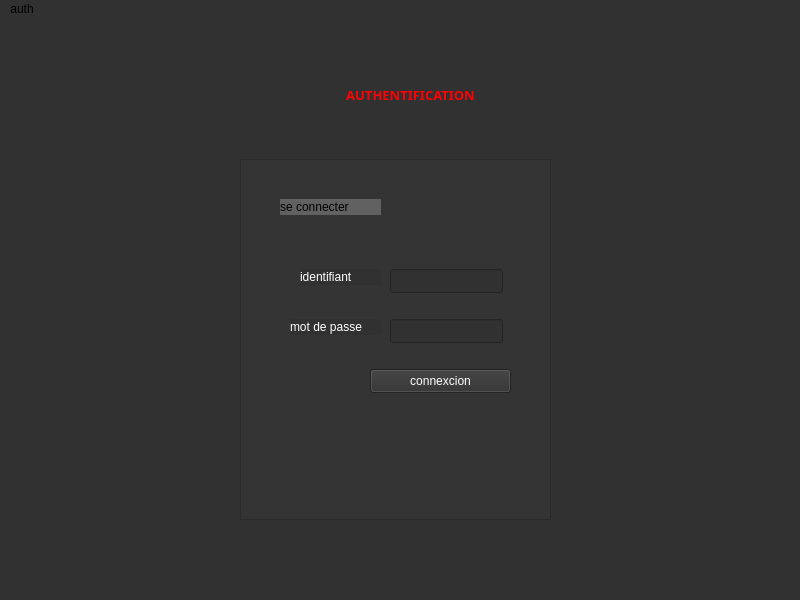
<?xml version="1.0" encoding="UTF-8"?>
<ui version="4.0">
 <class>MainWindow</class>
 <widget class="QMainWindow" name="MainWindow">
  <property name="enabled">
   <bool>true</bool>
  </property>
  <property name="geometry">
   <rect>
    <x>0</x>
    <y>0</y>
    <width>800</width>
    <height>600</height>
   </rect>
  </property>
  <property name="sizePolicy">
   <sizepolicy hsizetype="Fixed" vsizetype="Fixed">
    <horstretch>0</horstretch>
    <verstretch>0</verstretch>
   </sizepolicy>
  </property>
  <property name="maximumSize">
   <size>
    <width>16777</width>
    <height>16777215</height>
   </size>
  </property>
  <property name="cursor">
   <cursorShape>ArrowCursor</cursorShape>
  </property>
  <property name="windowTitle">
   <string>MainWindow</string>
  </property>
  <property name="layoutDirection">
   <enum>Qt::LeftToRight</enum>
  </property>
  <property name="autoFillBackground">
   <bool>false</bool>
  </property>
  <property name="styleSheet">
   <string notr="true">background-color: rgb(49, 49, 49);</string>
  </property>
  <widget class="QWidget" name="widget">
   <widget class="QPushButton" name="pushButton">
    <property name="geometry">
     <rect>
      <x>370</x>
      <y>350</y>
      <width>141</width>
      <height>24</height>
     </rect>
    </property>
    <property name="styleSheet">
     <string notr="true">color: rgb(255, 255, 255);</string>
    </property>
    <property name="text">
     <string>connexcion</string>
    </property>
   </widget>
   <widget class="QLineEdit" name="lineEdit">
    <property name="geometry">
     <rect>
      <x>390</x>
      <y>250</y>
      <width>113</width>
      <height>24</height>
     </rect>
    </property>
    <property name="styleSheet">
     <string notr="true">color: rgb(255, 255, 255);</string>
    </property>
   </widget>
   <widget class="QLineEdit" name="lineEdit_2">
    <property name="geometry">
     <rect>
      <x>390</x>
      <y>300</y>
      <width>113</width>
      <height>24</height>
     </rect>
    </property>
    <property name="styleSheet">
     <string notr="true">color: rgb(255, 255, 255);</string>
    </property>
    <property name="echoMode">
     <enum>QLineEdit::Password</enum>
    </property>
   </widget>
   <widget class="QLabel" name="label">
    <property name="geometry">
     <rect>
      <x>300</x>
      <y>250</y>
      <width>81</width>
      <height>16</height>
     </rect>
    </property>
    <property name="styleSheet">
     <string notr="true">font: 700 italic 10pt &quot;Small Fonts&quot;;
color: rgb(255, 255, 255);</string>
    </property>
    <property name="text">
     <string>identifiant</string>
    </property>
   </widget>
   <widget class="QLabel" name="label_2">
    <property name="geometry">
     <rect>
      <x>290</x>
      <y>300</y>
      <width>91</width>
      <height>16</height>
     </rect>
    </property>
    <property name="styleSheet">
     <string notr="true">font: 700 italic 10pt &quot;Small Fonts&quot;;
color: rgb(255, 255, 255);</string>
    </property>
    <property name="text">
     <string>mot de passe </string>
    </property>
   </widget>
   <widget class="QLabel" name="label_3">
    <property name="geometry">
     <rect>
      <x>280</x>
      <y>180</y>
      <width>101</width>
      <height>16</height>
     </rect>
    </property>
    <property name="styleSheet">
     <string notr="true">background-color: rgba(103, 103, 103,0.9);
color: rgb(0, 0, 0);</string>
    </property>
    <property name="text">
     <string>se connecter</string>
    </property>
   </widget>
   <widget class="QFrame" name="frame">
    <property name="geometry">
     <rect>
      <x>240</x>
      <y>140</y>
      <width>311</width>
      <height>361</height>
     </rect>
    </property>
    <property name="styleSheet">
     <string notr="true">background-color: rgba(52, 52, 52,0.8);</string>
    </property>
    <property name="frameShape">
     <enum>QFrame::StyledPanel</enum>
    </property>
    <property name="frameShadow">
     <enum>QFrame::Raised</enum>
    </property>
   </widget>
   <widget class="QLabel" name="label_4">
    <property name="geometry">
     <rect>
      <x>20</x>
      <y>20</y>
      <width>781</width>
      <height>111</height>
     </rect>
    </property>
    <property name="sizeIncrement">
     <size>
      <width>50</width>
      <height>0</height>
     </size>
    </property>
    <property name="font">
     <font>
      <family>Small Fonts</family>
      <pointsize>10</pointsize>
      <bold>true</bold>
     </font>
    </property>
    <property name="layoutDirection">
     <enum>Qt::LeftToRight</enum>
    </property>
    <property name="styleSheet">
     <string notr="true">color: rgb(255, 0, 4);</string>
    </property>
    <property name="text">
     <string>AUTHENTIFICATION</string>
    </property>
    <property name="alignment">
     <set>Qt::AlignCenter</set>
    </property>
    <property name="margin">
     <number>0</number>
    </property>
   </widget>
   <zorder>frame</zorder>
   <zorder>pushButton</zorder>
   <zorder>lineEdit</zorder>
   <zorder>lineEdit_2</zorder>
   <zorder>label</zorder>
   <zorder>label_2</zorder>
   <zorder>label_3</zorder>
   <zorder>label_4</zorder>
  </widget>
  <widget class="QMenuBar" name="menuBar">
   <property name="geometry">
    <rect>
     <x>0</x>
     <y>0</y>
     <width>800</width>
     <height>22</height>
    </rect>
   </property>
   <widget class="QMenu" name="menuauth">
    <property name="title">
     <string>auth</string>
    </property>
   </widget>
   <addaction name="menuauth"/>
  </widget>
 </widget>
 <resources/>
 <connections/>
</ui>
